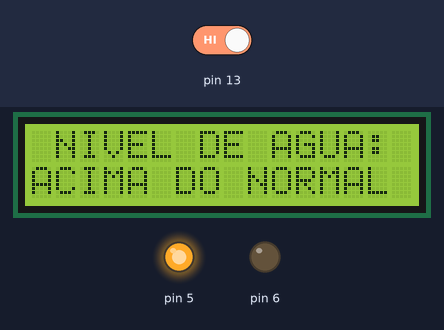
Recording of a sketch running on a simulated Arduino Uno, built with avr-gcc and run on an emulated ATmega328P. On the bench: 16×2 character LCD, output pins drawn as LEDs (lit = HIGH). Inputs (shaded band) come from the test bench; at power-on: pin 13 HIGH. The modem is registered and sends nothing unless stated; what the sketch prints to the serial monitor is not drawn.

Above: at 1.7 s.
1.8 s: pin 13 driven LOW
At 3.2 s:
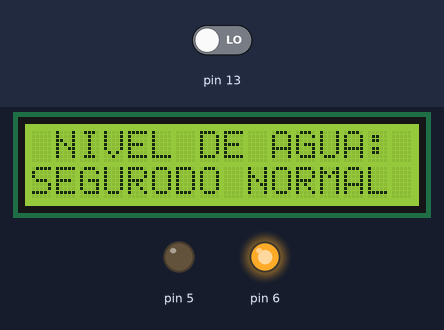
4.5 s: pin 13 driven HIGH
At 5.8 s:
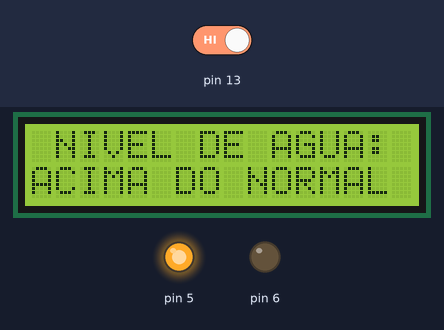
Timing chart, 0 to 7.5 s (numbered marks = the images above; inputs shaded):
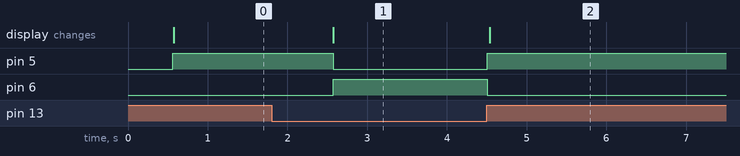

Measured:
- after the input at 1.8 s, pin 5: HIGH → LOW after 0.78 s; pin 6: LOW → HIGH after 0.78 s; the display: changes after 0.78 s (image 1)
- after the input at 4.5 s, pin 5: LOW → HIGH at once; pin 6: HIGH → LOW at once; the display: changes at once (image 2)

The sketch:

sketch_may09a_-_1.0.ino
```cpp
#include <LiquidCrystal.h> // Incluindo biblioteca para o Display LCD
LiquidCrystal lcd(7,12,1, 4, 3, 2); // Criando Classe para os pinos ligados ao display
#include <Sim800l.h>
#include <SoftwareSerial.h>
SoftwareSerial mySerial(10, 11);
Sim800l Sim800l;

int sensoru=13;// primeiro sensor (nível de água aumentando);
//int sensord=1;// segundo sensor (nível de água perigoso);
//int l=8; // led
int i; // CONTADOR
int ln =6;
int lb=5;

char* texto = "Sensor acionado!";
char* texto2 = "Nivel Alto!";
char* numero = "02163992498302";

void setup() {
Serial.begin(9600);
pinMode(13,INPUT);
//pinMode(8, OUTPUT);
//pinMode(6, OUTPUT);
Sim800l.begin();
lcd.begin(16, 2);// iniciando a classe "lcd";
/*16= número de colunas
2=número de linhas
 */

pinMode(6, OUTPUT);
pinMode(5, OUTPUT);
Serial.println("Aguardando acionamento do sensor...");
}

void loop() {
  // aqui as variáveis receberão a leitura  dos pinos de INPUT
 sensoru=digitalRead(13);
 Serial.println(sensoru);

  if(sensoru==LOW){

   lcd.setCursor(1, 0); // escreve na primeira linha do display
   lcd.print("NIVEL DE AGUA:");//texto a ser exibido.
   lcd.setCursor(0, 1);// escreve na segunda linha do display
   lcd.print("SEGURO");
    digitalWrite(6, HIGH);
    digitalWrite(5, LOW);
    Serial.println("Nivel de agua normal...");

    /*Sim800l.sendSms(numero, texto2);
    Serial.println("SMS Enviado...");*/
    }

 if(sensoru==HIGH){
    digitalWrite(6, LOW);
    digitalWrite(5, HIGH);

   lcd.setCursor(1, 0);
   lcd.print("NIVEL DE AGUA:");
   lcd.setCursor(0, 1);
   lcd.print("ACIMA DO NORMAL");

   Serial.println("Sensor acionado! Enviando SMS...");
    Sim800l.sendSms(numero, texto);
    Serial.println("SMS Enviado...");

}

  }
```
